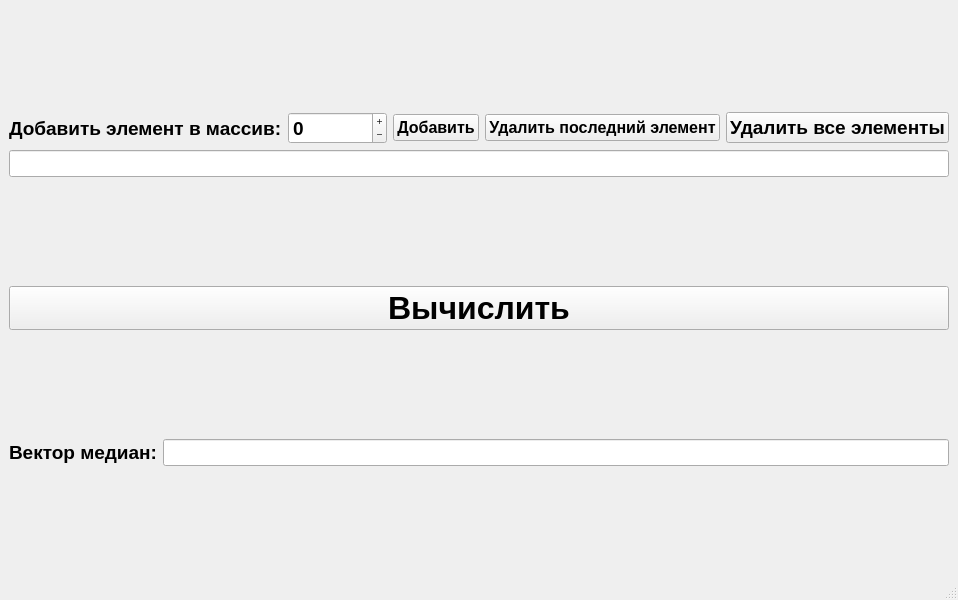
<?xml version="1.0" encoding="UTF-8"?>
<ui version="4.0">
 <class>MainWindow</class>
 <widget class="QMainWindow" name="MainWindow">
  <property name="geometry">
   <rect>
    <x>0</x>
    <y>0</y>
    <width>800</width>
    <height>600</height>
   </rect>
  </property>
  <property name="windowTitle">
   <string>Vector of medians</string>
  </property>
  <widget class="QWidget" name="centralwidget">
   <layout class="QGridLayout" name="gridLayout">
    <item row="2" column="0">
     <layout class="QHBoxLayout" name="horizontalLayout">
      <item>
       <widget class="QLabel" name="label_2">
        <property name="font">
         <font>
          <pointsize>14</pointsize>
          <bold>true</bold>
         </font>
        </property>
        <property name="text">
         <string>Вектор медиан:</string>
        </property>
       </widget>
      </item>
      <item>
       <widget class="QLineEdit" name="medianEdit">
        <property name="font">
         <font>
          <pointsize>12</pointsize>
          <bold>true</bold>
         </font>
        </property>
        <property name="readOnly">
         <bool>true</bool>
        </property>
       </widget>
      </item>
     </layout>
    </item>
    <item row="0" column="0">
     <layout class="QVBoxLayout" name="verticalLayout_2">
      <item>
       <layout class="QHBoxLayout" name="horizontalLayout_2">
        <item>
         <widget class="QLabel" name="label">
          <property name="font">
           <font>
            <pointsize>14</pointsize>
            <italic>false</italic>
            <bold>true</bold>
           </font>
          </property>
          <property name="text">
           <string>Добавить элемент в массив:</string>
          </property>
         </widget>
        </item>
        <item>
         <widget class="QSpinBox" name="spinBox">
          <property name="font">
           <font>
            <pointsize>14</pointsize>
            <bold>true</bold>
           </font>
          </property>
          <property name="buttonSymbols">
           <enum>QAbstractSpinBox::PlusMinus</enum>
          </property>
          <property name="suffix">
           <string/>
          </property>
          <property name="minimum">
           <number>-2147483647</number>
          </property>
          <property name="maximum">
           <number>2147483647</number>
          </property>
         </widget>
        </item>
        <item>
         <widget class="QPushButton" name="addButton">
          <property name="font">
           <font>
            <pointsize>12</pointsize>
            <bold>true</bold>
           </font>
          </property>
          <property name="cursor">
           <cursorShape>PointingHandCursor</cursorShape>
          </property>
          <property name="text">
           <string>Добавить</string>
          </property>
         </widget>
        </item>
        <item>
         <widget class="QPushButton" name="deleteButton">
          <property name="font">
           <font>
            <pointsize>12</pointsize>
            <bold>true</bold>
           </font>
          </property>
          <property name="cursor">
           <cursorShape>PointingHandCursor</cursorShape>
          </property>
          <property name="text">
           <string>Удалить последний элемент</string>
          </property>
         </widget>
        </item>
        <item>
         <widget class="QPushButton" name="deleteAllButton">
          <property name="font">
           <font>
            <pointsize>14</pointsize>
            <bold>true</bold>
           </font>
          </property>
          <property name="cursor">
           <cursorShape>PointingHandCursor</cursorShape>
          </property>
          <property name="text">
           <string>Удалить все элементы</string>
          </property>
         </widget>
        </item>
       </layout>
      </item>
      <item>
       <widget class="QLineEdit" name="vectorEdit">
        <property name="font">
         <font>
          <pointsize>12</pointsize>
          <bold>true</bold>
         </font>
        </property>
        <property name="readOnly">
         <bool>true</bool>
        </property>
       </widget>
      </item>
     </layout>
    </item>
    <item row="1" column="0">
     <widget class="QPushButton" name="pushButton">
      <property name="font">
       <font>
        <pointsize>24</pointsize>
        <bold>true</bold>
       </font>
      </property>
      <property name="cursor">
       <cursorShape>PointingHandCursor</cursorShape>
      </property>
      <property name="text">
       <string>Вычислить</string>
      </property>
      <property name="iconSize">
       <size>
        <width>20</width>
        <height>20</height>
       </size>
      </property>
     </widget>
    </item>
   </layout>
  </widget>
  <widget class="QMenuBar" name="menubar">
   <property name="geometry">
    <rect>
     <x>0</x>
     <y>0</y>
     <width>800</width>
     <height>22</height>
    </rect>
   </property>
  </widget>
  <widget class="QStatusBar" name="statusbar"/>
 </widget>
 <resources/>
 <connections/>
</ui>
